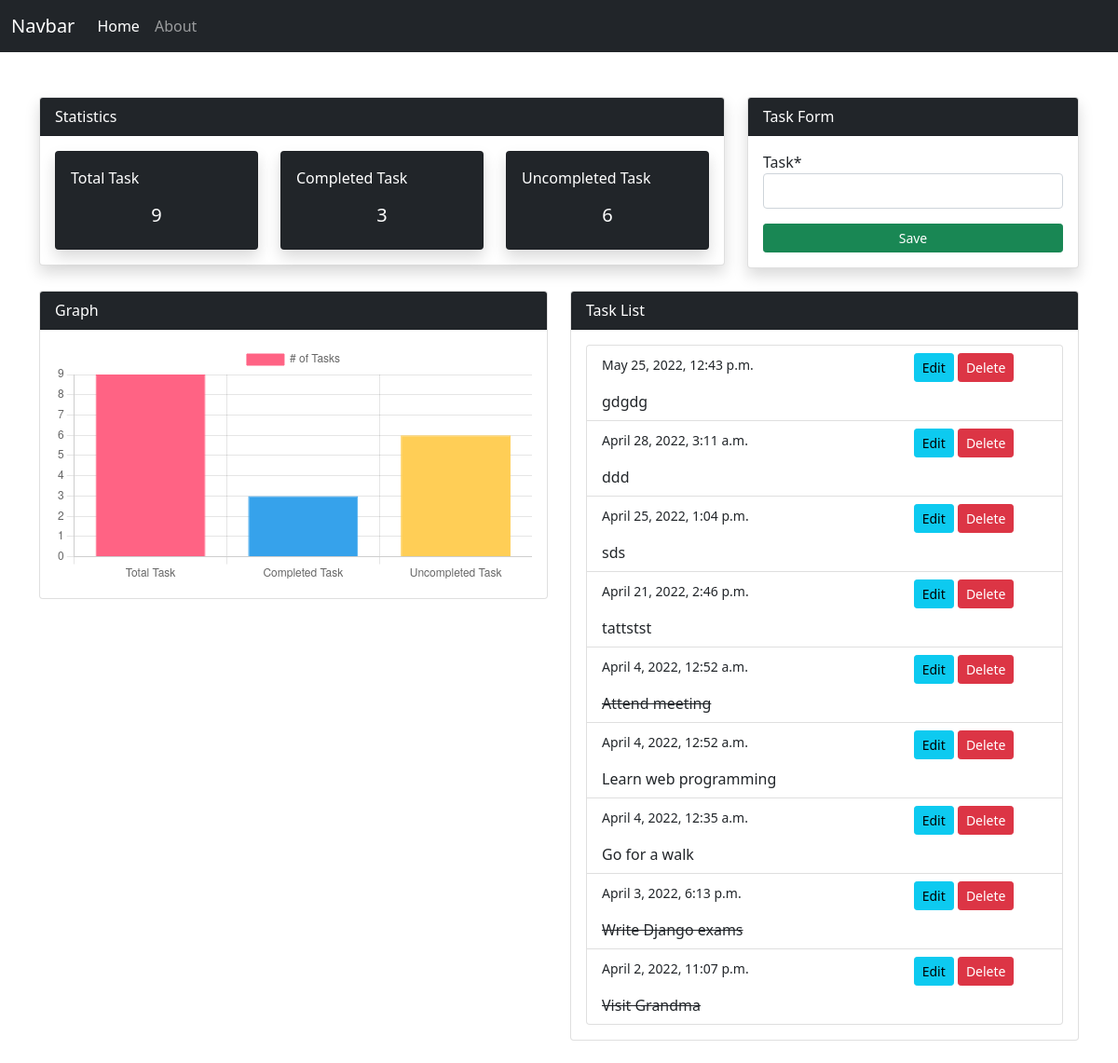
The page / on the database its author committed.
### taskapp/models.py (models this page shows, shortened)
class TaskModel(models.Model):
    task = models.CharField(max_length=100)
    isComplete = models.BooleanField(default=False)
    date = models.DateTimeField(auto_now_add=True)

### taskapp/views.py (the view)
# urls.py: path('',views.index, name='taskapp-index'),
def index(request):
    if request.method == 'POST':
        form = TaskModelForm(request.POST)
        if form.is_valid():
            form.save()
            return redirect('/')
    else:
        form = TaskModelForm()
    form = TaskModelForm()
    data = TaskModel.objects.all().order_by('-date')
    total_data = data.count()
    complete_task = TaskModel.objects.filter(isComplete=True).count()
    uncompleted_task = total_data-complete_task
    context = {
        'data' : data,
        'form' : form,
        'total_data' : total_data,
        'complete_task' : complete_task,
        'uncompleted_task' : uncompleted_task,
    }
    return render(request, 'taskapp/index.html', context)

### taskapp/forms.py
class TaskModelForm(forms.ModelForm):
    class Meta:
        model = TaskModel
        fields = ['task',]

### templates/taskapp/index.html (shortened to what this page needs)
{% extends 'partials/base.html'%} <br>
{% load crispy_forms_tags %}
{% block content%}
 <div class="container my-4">
    <div class="row">
        <div class="col-xl-8">
            <div class="card shadow">
                <div class="card-header bg-dark text-white">Statistics</div>
                <div class="card-body">
                    <div class="row">
                        <div class="col-xl-4">
                            <div class="card my-card shadow bg-dark text-white ">
                                <div class="card-body">
                                    <p>Total Task</p>
                                    <h5 class="text-center">{{ total_data }}</h5>
                                </div>
                            </div>
                        </div>
                        <div class="col-xl-4">
                            <div class="card my-card shadow bg-dark text-white">
                                <div class="card-body">
                                    <p>Completed Task</p>
                                    <h5 class="text-center">{{ complete_task }}</h5>
                                </div>
                            </div>
                        </div>
                        <div class="col-xl-4">
                            <div class="card my-card shadow bg-dark text-white">
                                <div class="card-body">
                                    <p>Uncompleted Task</p>
                                    <h5 class="text-center">{{ uncompleted_task }}</h5>
                                </div>
                            </div>
                        </div>
                    </div>
                </div>
            </div>
        </div>
        <div class="col-xl-4">
          <div class="card shadow">
            <div class="card-header bg-dark text-white">Task Form</div>
            <div class="card-body">
                <form class="d-grid " method="POST">
                 {{  form|crispy }}
                  <input class="btn btn-success btn-sm mt-3" type="submit" value="Save">
                </form>
              </div>
          </div>
        </div>
    </div>
</div>
<div class="container">
  <div class="row">
    <div class="col-xl-6">
      <div class="card">
        <div class="card-header bg-dark text-white">Graph</div>
        <div class="card-body"><canvas id="myChart" ></canvas></div>
      </div>
    </div>
    <div class="col-xl-6">
      <div class="card">
        <div class="card-header bg-dark text-white">Task List</div>
        <div class="card-body">
          <ul class="list-group">
            {% for task in data %}
            <li class="list-group-item">
             <div class="row">
               <div class="col-8">
                <p><small>{{task.date}}</small></p>
                {% if task.isComplete %}
                <del>{{task.task}}</del>
                {% else %}
                {{task.task}}
                {% endif %}
               </div>
               <div class="col-4">
                <a class="btn btn-info btn-sm" href="{% url 'taskapp-edit' task.id %}">Edit</a>
                <a class="btn btn-danger btn-sm" href="{% url 'taskapp-delete' task.id %}">Delete</a>
               </div>
             </div>
            </li>
            {% endfor %}
          </ul>
        </div>
      </div>
    </div>
  </div>
</div>
{% include 'partials/graph.html'%} <br>
{% endblock %}

### templates/partials/base.html (shortened to what this page needs)
<!doctype html>
<html lang="en">
  <head>
    <link href="https://cdn.jsdelivr.net/npm/bootstrap@5.1.3/dist/css/bootstrap.min.css" rel="stylesheet">
  </head>
  <body>
    {% include 'partials/nav.html'%} <br>
      {% block content%} {% endblock %}
  </body>
</html>

### templates/partials/nav.html (shortened to what this page needs)
 <nav class="navbar navbar-expand-lg navbar-dark bg-dark ">
    <div class="container-fluid">
      <a class="navbar-brand" href="#">Navbar</a>
      <div class="collapse navbar-collapse" id="navbarSupportedContent">
        <ul class="navbar-nav me-auto mb-2 mb-lg-0">
          <li class="nav-item">
            <a class="nav-link active" aria-current="page" href="{% url 'taskapp-index' %}">Home</a>
          </li>
          <li class="nav-item">
            <a class="nav-link" href="{% url 'taskapp-about' %}">About</a>
          </li>
        </ul>
      </div>
    </div>
  </nav>

### templates/partials/graph.html
<script>
    const ctx = document.getElementById('myChart').getContext('2d');
    const myChart = new Chart(ctx, {
        type: 'bar',
        data: {
            labels: ["Total Task", "Completed Task", "Uncompleted Task"],
            datasets: [{
                label: '# of Tasks',
                data: [{{ total_data }}, {{ complete_task }}, {{ uncompleted_task }}],
                backgroundColor: [
                    'rgba(255, 99, 132, 1)',
                    'rgba(54, 162, 235, 1)',
                    'rgba(255, 206, 86, 1)',
                    'rgba(75, 192, 192, 1)',
                    'rgba(153, 102, 255, 1)',
                    'rgba(255, 159, 64, 1)'
                ],
                borderColor: [
                    'rgba(255, 99, 132, 1)',
                    'rgba(54, 162, 235, 1)',
                    'rgba(255, 206, 86, 1)',
                    'rgba(75, 192, 192, 1)',
                    'rgba(153, 102, 255, 1)',
                    'rgba(255, 159, 64, 1)'
                ],
                borderWidth: 1
            }]
        },
        options: {
            scales: {
                y: {
                    beginAtZero: true
                }
            }
        }
    });
    </script>

### rows shown on the page
TaskModel: date "May 25, 2022, 12:43 p.m.", task "gdgdg"
TaskModel: date "April 28, 2022, 3:11 a.m.", task "ddd"
TaskModel: date "April 25, 2022, 1:04 p.m.", task "sds"
TaskModel: date "April 21, 2022, 2:46 p.m.", task "tattstst"
TaskModel: date "April 4, 2022, 12:52 a.m.", task "Attend meeting"
TaskModel: date "April 4, 2022, 12:52 a.m.", task "Learn web programming"
TaskModel: date "April 4, 2022, 12:35 a.m.", task "Go for a walk"
TaskModel: date "April 3, 2022, 6:13 p.m.", task "Write Django exams"
TaskModel: date "April 2, 2022, 11:07 p.m.", task "Visit Grandma"

### other values the page prints
{{ total_data }} "9"
{{ complete_task }} "3"
{{ uncompleted_task }} "6"
chart data {{ total_data }} 9
chart data {{ complete_task }} 3
chart data {{ uncompleted_task }} 6
